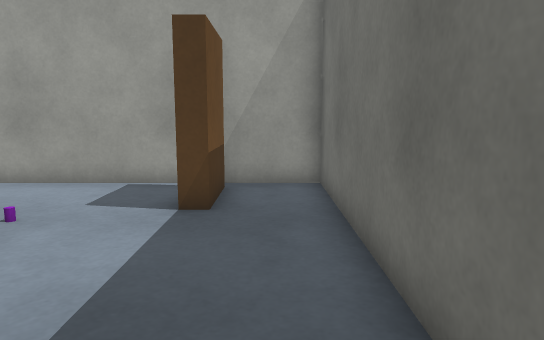
view 1 (above)

16 first-person views from a walk through a Gazebo world. The camera is 0.9 m above the floor, tilts 8° down and sees 70° across. The floor is counted in squares, 0.5 m on a side. Each view is taken from the middle of a square. On the plan, view 1 faces up. The plan holds only what a view shows up to about 18 squares ahead; the rest is blank.

view 2
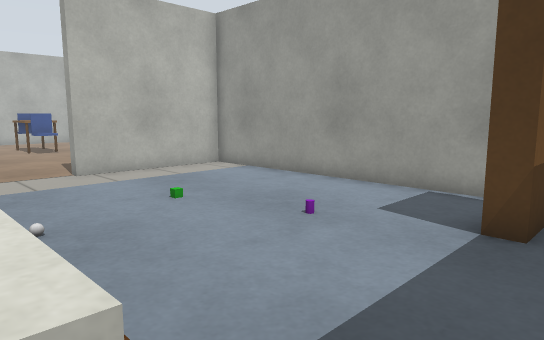

view 3
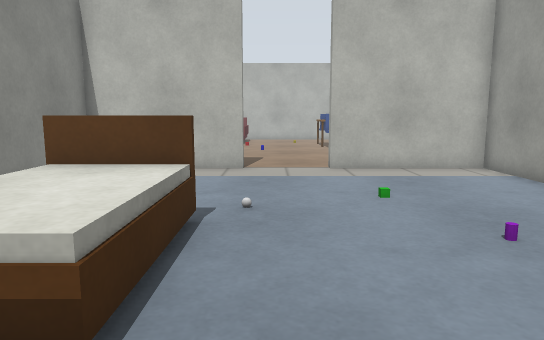

view 4
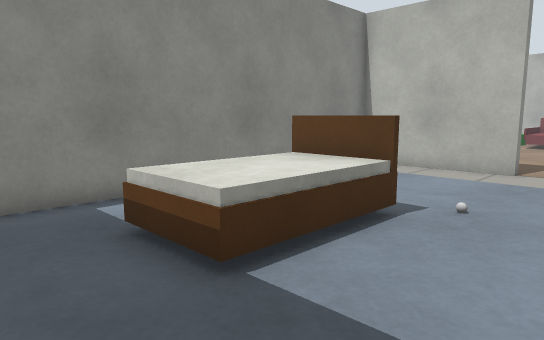

view 5
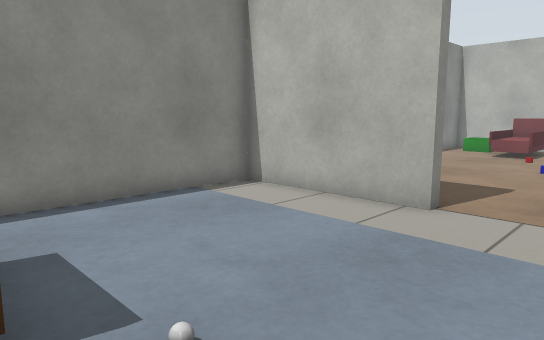

view 6
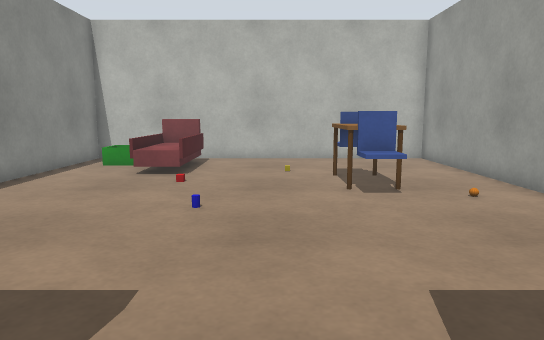

view 7
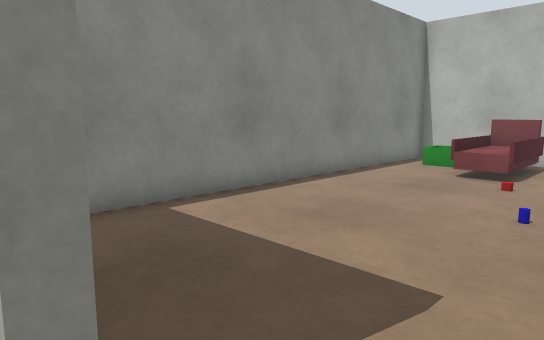

view 8
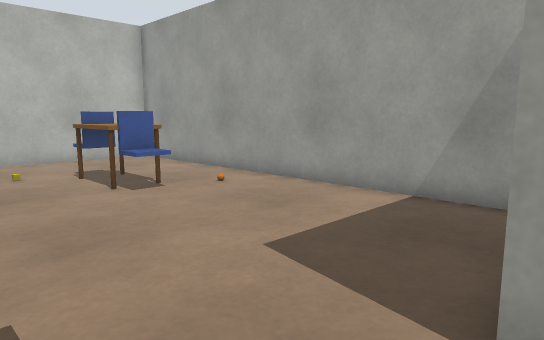

view 9
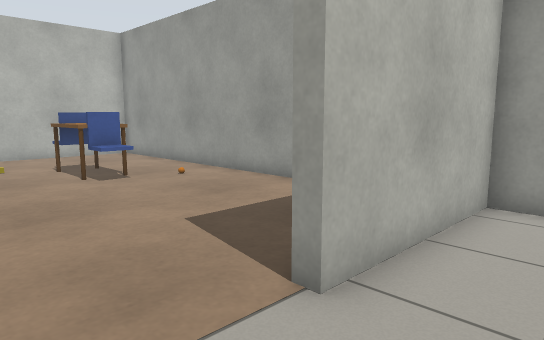

view 10
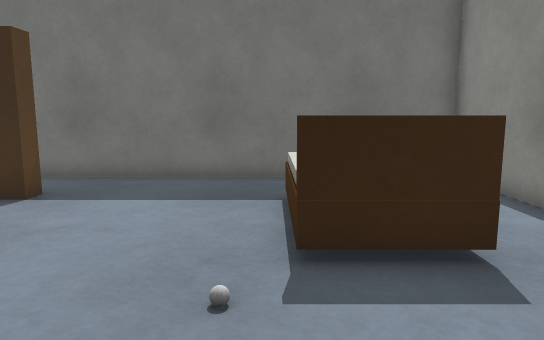

view 11
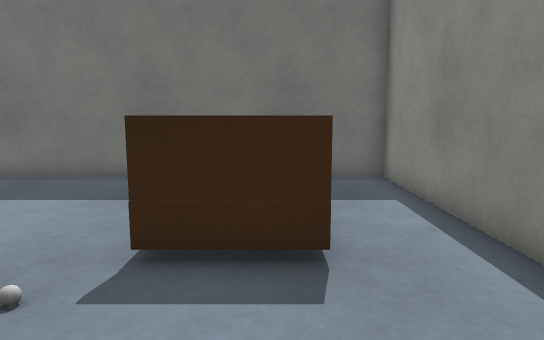

view 12
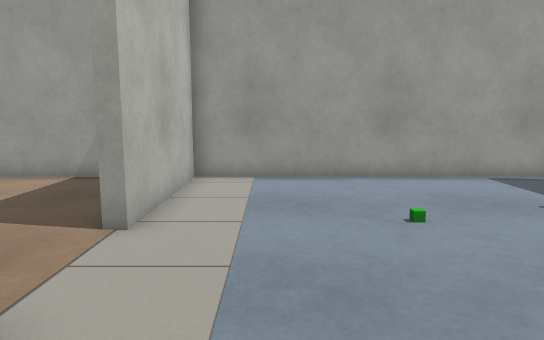

view 13
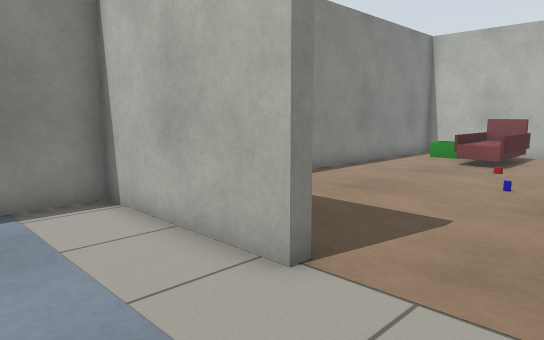

view 14
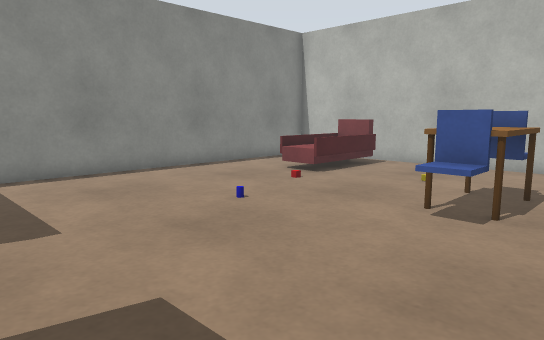

view 15
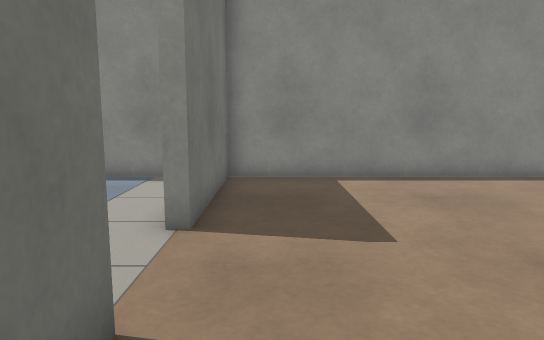

view 16
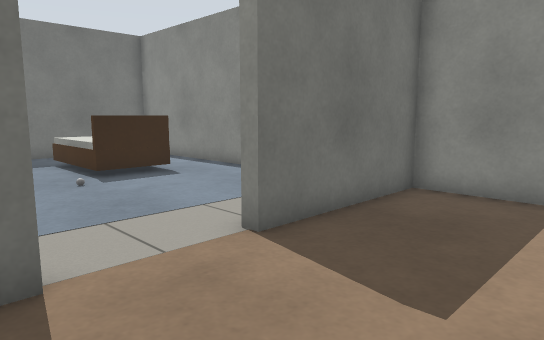

### Floor plan
Ten units are one square. View 1 is at (0, 0); x grows to the right and y downward. Boxes are objects, and circles mark ways between rooms. Rooms are numbered by the first view taken in them; rooms with no view inside come last. Other rooms are left out.
<svg viewBox="-288 -108 306 146">
<path fill="none" stroke="#000" d="M-127 -20 -123 -20 -123 33 13 33 13 -103 -123 -103 -123 -50M-123 -50 -127 -50 -127 -64M-139 -103 -283 -103 -283 33 -127 33 -127 -20"/>
<rect x="-85" y="-65" width="10" height="10" fill="#bbb"><title>green box</title></rect>
<rect x="-75" y="-35" width="10" height="10" fill="#bbb"><title>white ball</title></rect>
<rect x="-55" y="-15" width="40" height="20" fill="#bbb"><title>bed</title></rect>
<rect x="-55" y="-65" width="10" height="10" fill="#bbb"><title>drink can</title></rect>
<rect x="-25" y="-95" width="20" height="20" fill="#bbb"><title>shelf</title></rect>
<rect x="-275" y="5" width="20" height="20" fill="#bbb"><title>other object</title></rect>
<rect x="-275" y="-15" width="40" height="20" fill="#bbb"><title>sofa</title></rect>
<rect x="-255" y="-45" width="10" height="10" fill="#bbb"><title>other object</title></rect>
<rect x="-245" y="-75" width="10" height="20" fill="#bbb"><title>chair</title></rect>
<rect x="-235" y="-25" width="10" height="10" fill="#bbb"><title>other object</title></rect>
<rect x="-235" y="-75" width="20" height="20" fill="#bbb"><title>table</title></rect>
<rect x="-215" y="-75" width="10" height="20" fill="#bbb"><title>chair</title></rect>
<rect x="-215" y="-95" width="10" height="10" fill="#bbb"><title>other object</title></rect>
<rect x="-205" y="-25" width="10" height="10" fill="#bbb"><title>drink can</title></rect>
<circle cx="-130" cy="-30" r="3" fill="#2a7"/>
<text x="-60" y="-40">1</text>
<text x="-210" y="-30">2</text>
</svg>
Room 1 opens to room 2.

Where each view was taken, in squares from view 1:
view 1: 0 up, 0 right, facing up
view 2: 1 up, 0 right, facing up-left
view 3: 3 up, 1 right, facing left
view 4: 5 up, 1 right, facing down-left
view 5: 5 up, 5 left, facing down-left
view 6: 4 up, 12 left, facing left
view 7: 4 up, 12 left, facing down-left
view 8: 2 up, 12 left, facing up-left
view 9: 2 up, 10 left, facing up-left
view 10: 2 up, 10 left, facing right
view 11: 0 up, 10 left, facing right
view 12: 1 down, 10 left, facing up
view 13: 5 up, 9 left, facing down-left
view 14: 9 up, 14 left, facing down-left
view 15: 8 up, 14 left, facing down
view 16: 6 up, 17 left, facing down-right
